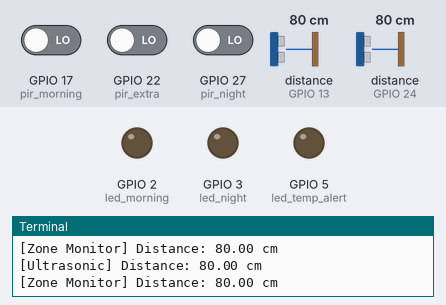
A program run on a simulated Raspberry Pi (BCM pin numbers). Parts: output pins drawn as LEDs (lit = HIGH), the last lines printed to the terminal. The test bench sets the inputs (shaded band); at power-on: distance to the obstacle (sensors on GPIO 13, GPIO 24) 80 cm, GPIO 17 (pir_morning) LOW, GPIO 22 (pir_extra) LOW, GPIO 27 (pir_night) LOW. The echo pulse lasts 58.3 µs per cm; the clock reads 2024-03-15 10:24:30 at power-on unless the program sets it.

Above: at 5.0 s.
5.1 s: distance to the obstacle (sensor on GPIO 13) set to 53 cm
7.0 s: distance to the obstacle (sensor on GPIO 13) set to 44 cm
At 7.92 s:
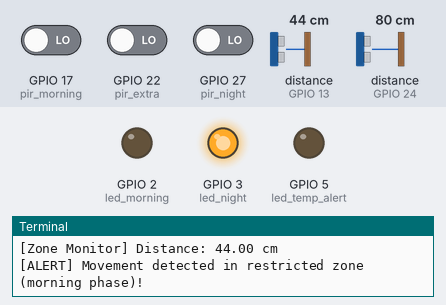
10.0 s: distance to the obstacle (sensor on GPIO 24) set to 54 cm
13.0 s: distance to the obstacle (sensor on GPIO 24) set to 45 cm
At 15.9 s:
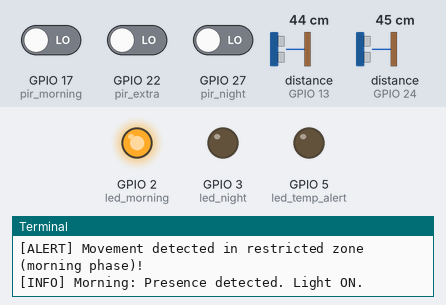
16.0 s: distance to the obstacle (sensor on GPIO 13) set to 60 cm
At 16.7 s:
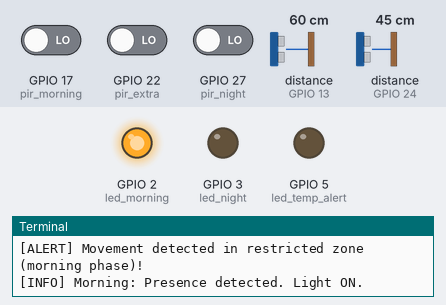
17.5 s: distance to the obstacle (sensor on GPIO 13) set to 2 cm
At 17.92 s:
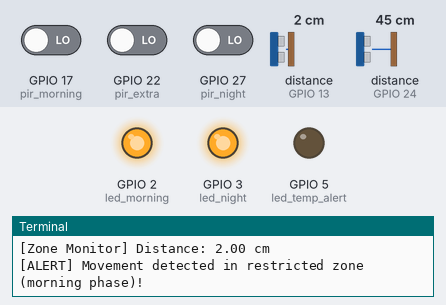
Timing chart, 0 to 21.5 s (numbered marks = the images above; inputs shaded):
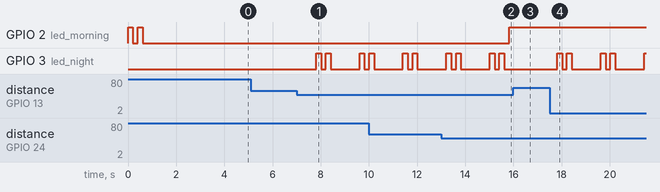

The program:

smart_home.py
```python
from gpiozero import LED, PWMLED, MotionSensor, DistanceSensor
import time

# GPIO Pins (BCM Mode)
IR_MORNING = 17
IR_NIGHT = 27
IR_EXTRA = 22
LED_MORNING_PIN = 2
LED_NIGHT_PIN = 3
TRIG = 23
ECHO = 24
TRIG2 = 6     # Second ultrasonic sensor
ECHO2 = 13
TEMP_ALERT_PIN = 5  # Will be unused now, but LED still connected if needed

# Components
pir_morning = MotionSensor(IR_MORNING)
pir_night = MotionSensor(IR_NIGHT)
pir_extra = MotionSensor(IR_EXTRA)

led_morning = PWMLED(LED_MORNING_PIN)
led_night = PWMLED(LED_NIGHT_PIN)
led_temp_alert = LED(TEMP_ALERT_PIN)  # Unused now, but left for compatibility

ultrasonic = DistanceSensor(echo=ECHO, trigger=TRIG, max_distance=2.0)
ultrasonic_zone = DistanceSensor(echo=ECHO2, trigger=TRIG2, max_distance=2.0)

# Constants
MORNING_DURATION = 120
DIM_DELAY = 5
OFF_DELAY = 10
NIGHT_WARN_DELAY = 15
DISTANCE_THRESHOLD = 0.5  # 0.5 meters = 50 cm

# Helper Functions
def blink(led, times):
    for _ in range(times):
        led.value = 1
        time.sleep(0.2)
        led.value = 0
        time.sleep(0.2)

# Morning Phase
def morning_phase():
    print("[INFO] MORNING PHASE started.")
    blink(led_morning, 2)
    light_on = False
    dimmed = False
    last_motion = time.time()
    start_time = time.time()

    while time.time() - start_time < MORNING_DURATION:
        motion = pir_morning.motion_detected or pir_extra.motion_detected
        distance = ultrasonic.distance
        distance_zone = ultrasonic_zone.distance
        print(f"[Ultrasonic] Distance: {distance * 100:.2f} cm")
        print(f"[Zone Monitor] Distance: {distance_zone * 100:.2f} cm")

        if distance_zone < DISTANCE_THRESHOLD:
            print("[ALERT] Movement detected in restricted zone (morning phase)!")
            blink(led_night, 2)

        if motion or distance < DISTANCE_THRESHOLD:
            last_motion = time.time()
            if not light_on:
                led_morning.value = 1
                light_on = True
                dimmed = False
                print("[INFO] Morning: Presence detected. Light ON.")
            elif dimmed:
                led_morning.value = 1
                dimmed = False
                print("[INFO] Morning: Activity detected. Restoring brightness.")

        if light_on:
            idle = time.time() - last_motion
            if idle > DIM_DELAY and not dimmed:
                led_morning.value = 0.4
                dimmed = True
                print("[INFO] Morning: Idle. Light DIMMED.")
            if idle > OFF_DELAY:
                led_morning.off()
                light_on = False
                dimmed = False
                print("[INFO] Morning: Idle too long. Light OFF.")

        time.sleep(1)

# Night Phase
def night_phase():
    print("[INFO] NIGHT PHASE started.")
    while True:
        motion = pir_night.motion_detected or pir_extra.motion_detected
        distance = ultrasonic.distance
        distance_zone = ultrasonic_zone.distance
        print(f"[Ultrasonic] Distance: {distance * 100:.2f} cm")
        print(f"[Zone Monitor] Distance: {distance_zone * 100:.2f} cm")

        if distance_zone < DISTANCE_THRESHOLD:
            print("[ALERT] Movement detected in restricted zone (night phase)!")
            blink(led_night, 2)

        if motion or distance < DISTANCE_THRESHOLD:
            print("[INFO] Night: Intrusion detected. Blinking warning.")
            blink(led_night, 3)
            time.sleep(NIGHT_WARN_DELAY)
            if pir_night.motion_detected:
                led_night.off()
                print("[INFO] Night: Motion persists. Light OFF.")
        time.sleep(1)

# Main Program
try:
    morning_phase()
    night_phase()

except KeyboardInterrupt:
    print("[INFO] Exiting program.")
    led_morning.off()
    led_night.off()
    led_temp_alert.off()
```

Measured:
- the behaviour switches between 50 and 49 cm on distance to the obstacle (sensor on GPIO 13) (found by bisection; images 0 and 1)
- the behaviour switches between 50 and 49 cm on distance to the obstacle (sensor on GPIO 24) (found by bisection; images 1 and 2)
- after the input at 7.0 s, GPIO 3 (led_night): goes HIGH 0.20 s, LOW 0.20 s, HIGH 0.20 s, LOW 1.2 s, HIGH 0.20 s, then LOW, starting after 0.81 s
- after the input at 13.0 s, GPIO 2 (led_morning): LOW → HIGH after 2.8 s
- after the input at 16.0 s, GPIO 3 (led_night): stops changing and stays LOW
- after the input at 17.5 s, GPIO 3 (led_night): LOW → HIGH after 0.32 s, → LOW 0.20 s later, → HIGH 0.20 s later, → LOW 0.20 s later, … (9 changes in this stretch)
- by itself, GPIO 2 (led_morning): alternates HIGH for 0.20 s and LOW for 0.20 s, 4 changes in all, then stays LOW
